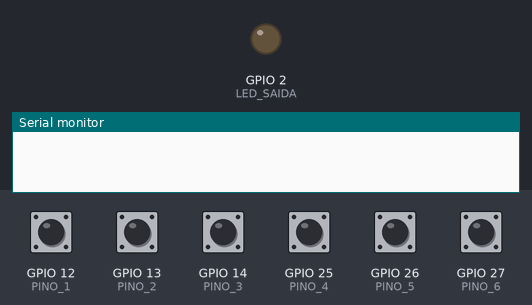
A sketch run on a simulated ESP32. Shown: output pins drawn as LEDs (lit = HIGH), the last lines printed to the serial monitor. The test bench sets the inputs (shaded band); at power-on: GPIO 12 (PINO_1), GPIO 13 (PINO_2), GPIO 14 (PINO_3), GPIO 25 (PINO_4), GPIO 26 (PINO_5), GPIO 27 (PINO_6) HIGH.

Above: at 1.2 s.
1.3 s: GPIO 25 (PINO_4) pulled LOW for 0.15 s
At 2.3 s:
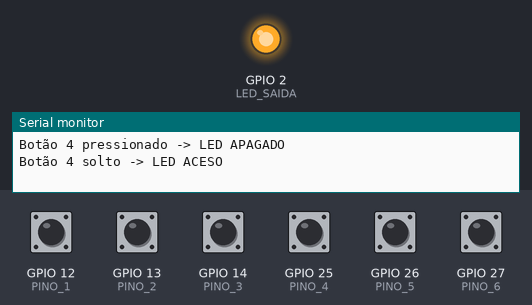
2.9 s: GPIO 12 (PINO_1) pulled LOW for 0.15 s
Timing chart, 0 to 5.9 s (numbered marks = the images above; inputs shaded):
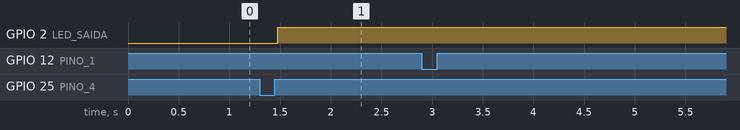

Measured:
- after the input at 1.3 s, GPIO 2 (LED_SAIDA): LOW → HIGH after 0.18 s

The sketch:

TESTE_COM_BOUNCE2_PARA_AS_ENTRADAS_ESP32.ino
```cpp
#include <Bounce2.h>

// Definição dos pinos
const int PINO_1 = 12;
const int PINO_2 = 13;
const int PINO_3 = 14;
const int PINO_4 = 25;
const int PINO_5 = 26;
const int PINO_6 = 27;
const int LED_SAIDA = 2; // LED interno do ESP32 ou saída externa

// Instanciando os objetos Bounce
Bounce botao1 = Bounce();
Bounce botao2 = Bounce();
Bounce botao3 = Bounce();
Bounce botao4 = Bounce();
Bounce botao5 = Bounce();
Bounce botao6 = Bounce();

void setup() {
  Serial.begin(115200);

  // Configura a saída do LED
  pinMode(LED_SAIDA, OUTPUT);
  digitalWrite(LED_SAIDA, LOW); // Começa desligado

  // Configuração dos botões
  botao1.attach(PINO_1, INPUT_PULLUP);
  botao1.interval(25);

  botao2.attach(PINO_2, INPUT_PULLUP);
  botao2.interval(25);

  botao3.attach(PINO_3, INPUT_PULLUP);
  botao3.interval(25);

  botao4.attach(PINO_4, INPUT_PULLUP);
  botao4.interval(25);

  botao5.attach(PINO_5, INPUT_PULLUP);
  botao5.interval(25);

  botao6.attach(PINO_6, INPUT_PULLUP);
  botao6.interval(25);
}

void loop() {
  // Atualiza todos os botões
  botao1.update();
  botao2.update();
  botao3.update();
  botao4.update();
  botao5.update();
  botao6.update();

  // Lógica específica para o PINO_4 (Botão 4) usa .fell
  if (botao4.fell()) {
    digitalWrite(LED_SAIDA, LOW); // APAGA o LED
    Serial.println("Botão 4 pressionado -> LED APAGADO");
  }

  if (botao4.rose()) { // usa .rose
    digitalWrite(LED_SAIDA, HIGH);  // ACENDE o LED
    Serial.println("Botão 4 solto -> LED ACESO");
  }

  // Monitoramento dos outros botões (opcional)
  if (botao1.fell()) Serial.println("Botão 1 Pressionado");
  if (botao2.fell()) Serial.println("Botão 2 Pressionado");
  if (botao3.fell()) Serial.println("Botão 3 Pressionado");
  if (botao5.fell()) Serial.println("Botão 5 Pressionado");
  if (botao6.fell()) Serial.println("Botão 6 Pressionado");
}
```
